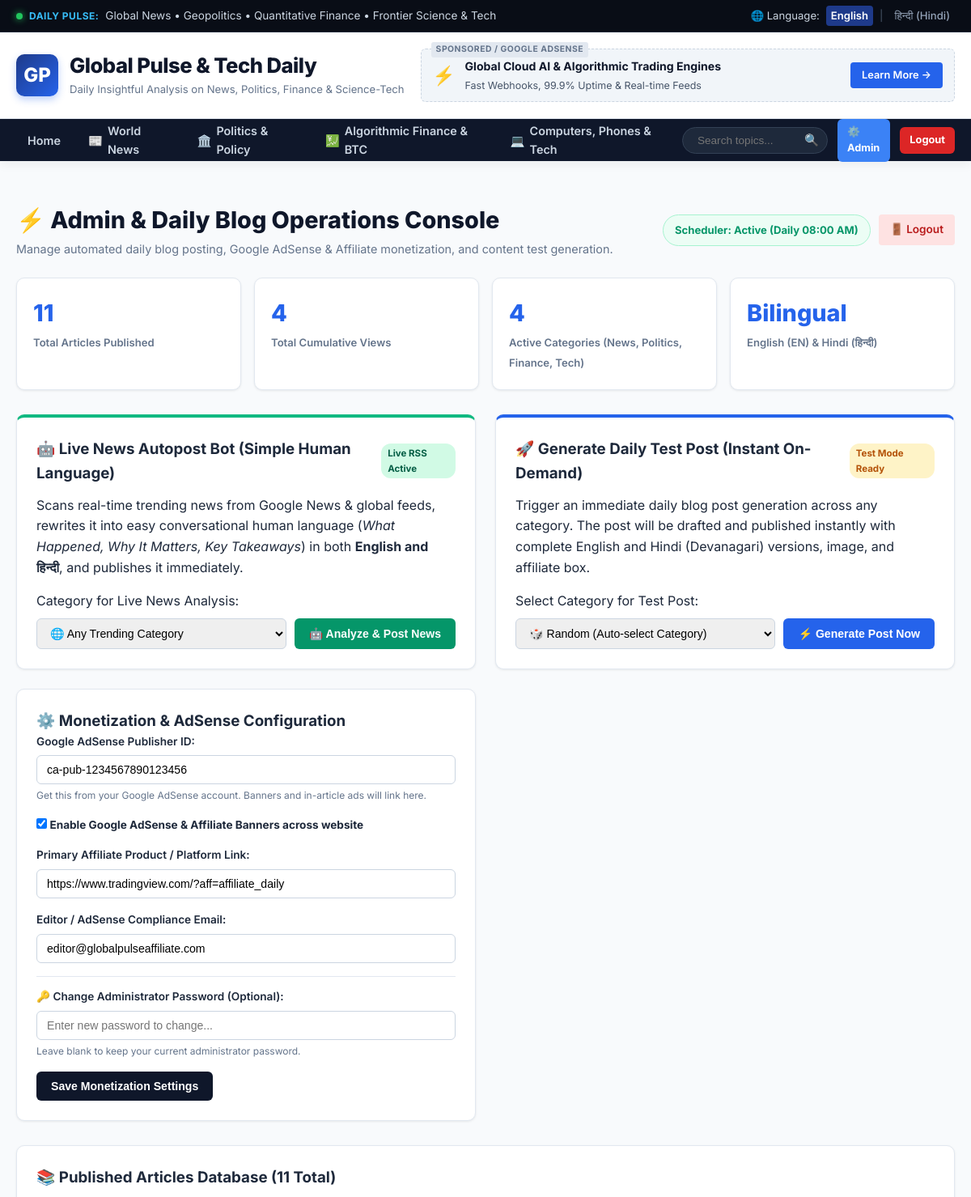
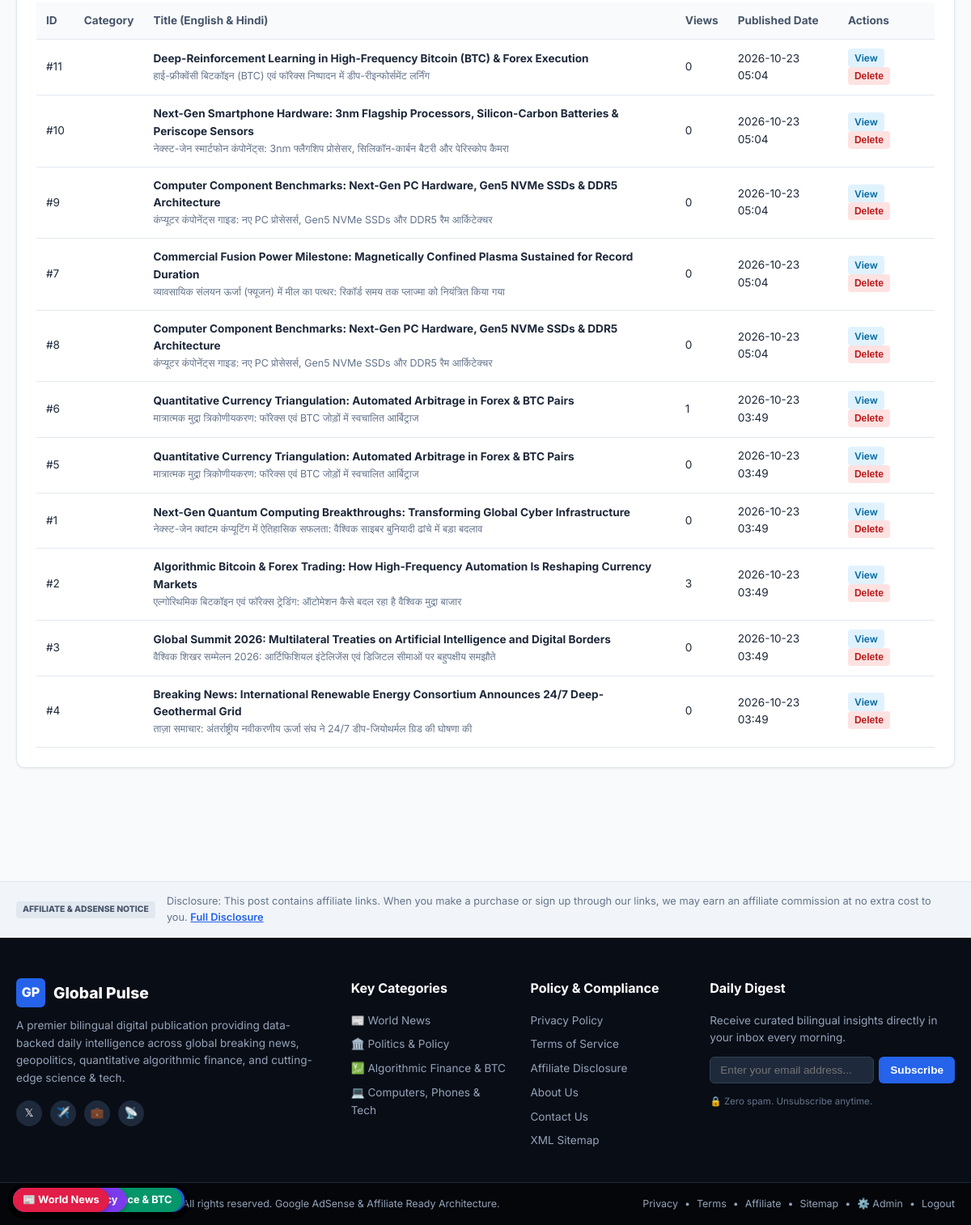
The app's page /admin (signed in), older data (2 pictures, top to bottom).
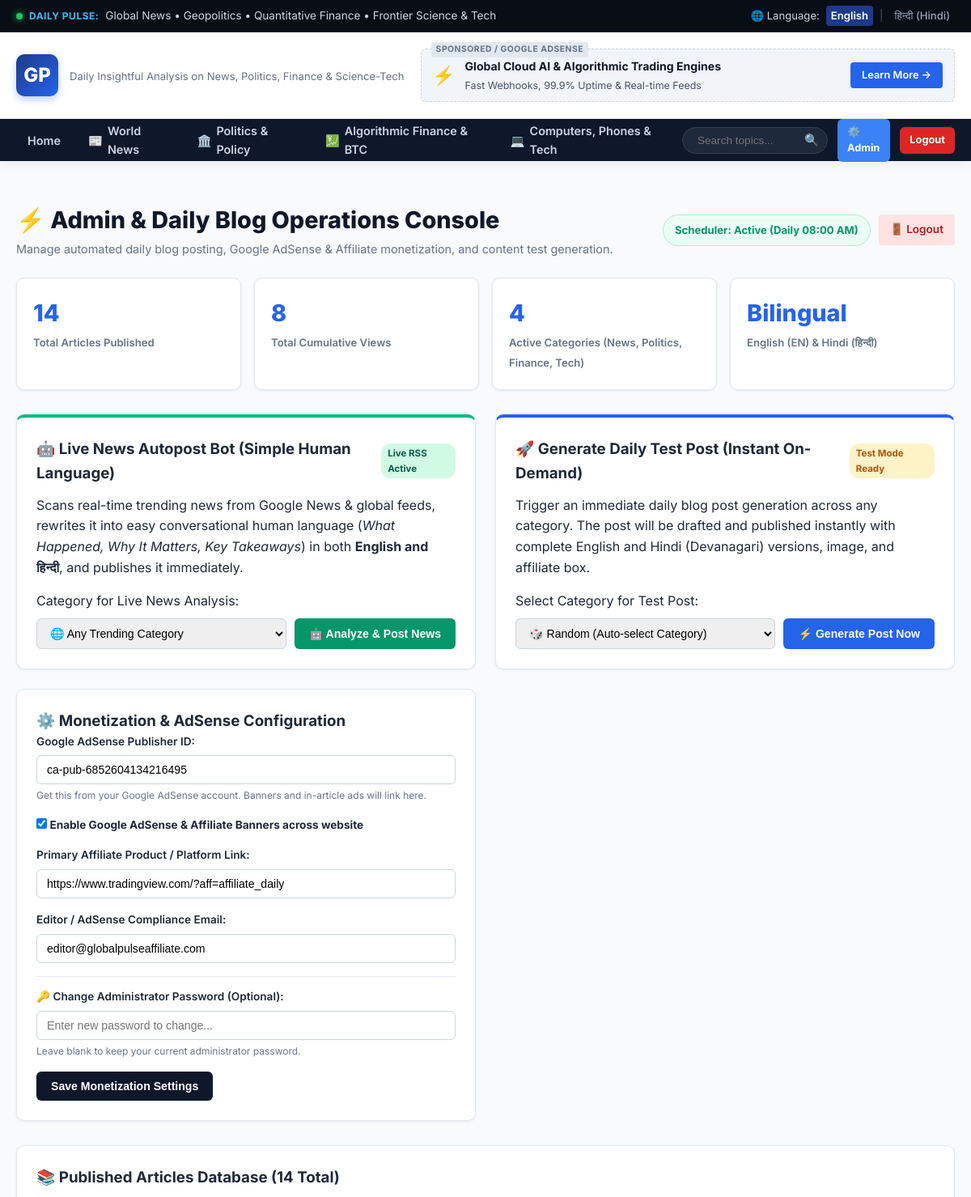
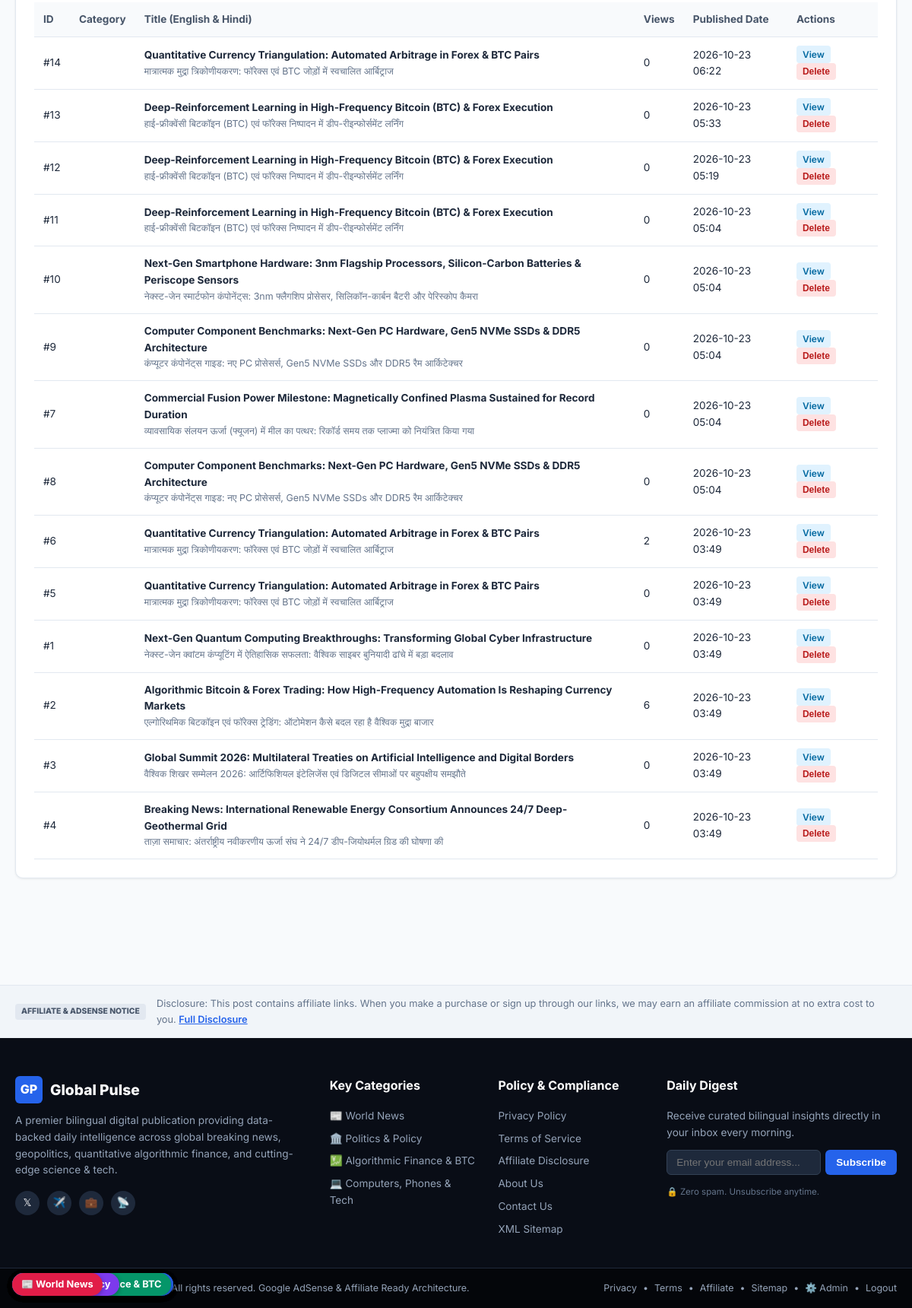
The same page, newer data (2 pictures, top to bottom).
### tables this page shows
CREATE TABLE settings (
            key TEXT PRIMARY KEY,
            value TEXT
        );

CREATE TABLE posts (
            id INTEGER PRIMARY KEY AUTOINCREMENT,
            title_en TEXT NOT NULL,
            title_hi TEXT NOT NULL,
            slug TEXT UNIQUE NOT NULL,
            category TEXT NOT NULL,
            excerpt_en TEXT,
            excerpt_hi TEXT,
            content_en TEXT NOT NULL,
            content_hi TEXT NOT NULL,
            image_url TEXT,
            views INTEGER DEFAULT 0,
            affiliate_box_title TEXT,
            affiliate_box_desc TEXT,
            affiliate_box_url TEXT,
            affiliate_box_btn TEXT,
            created_at TIMESTAMP DEFAULT CURRENT_TIMESTAMP
        );

### app.py (the view, shortened to what this page needs)
@app.route('/admin', methods=['GET', 'POST'])
@login_required
def admin():
    conn = get_db()
    cursor = conn.cursor()
    cursor.execute("SELECT * FROM posts ORDER BY created_at DESC")
    posts = cursor.fetchall()
    cursor.execute("SELECT COUNT(*) as total_posts, SUM(views) as total_views FROM posts")
    stats = cursor.fetchone()
    conn.close()
    settings = get_settings()
    return render_template('admin.html', posts=posts, stats=stats, settings=settings)

### app.py (called while the page is built)
@app.context_processor
def inject_globals():
    lang = request.args.get('lang') or request.cookies.get('site_lang', 'en')
    settings = get_settings()
    return dict(
        lang=lang,
        settings=settings,
        categories=CATEGORY_META,
        current_year=datetime.now().year,
        is_admin=session.get('is_admin', False)
    )

def login_required(f):
    @wraps(f)
    def decorated_function(*args, **kwargs):
        if not session.get('is_admin'):
            return redirect(url_for('admin_login', next=request.url))
        return f(*args, **kwargs)
    return decorated_function

### database.py (called while the page is built)
def get_db():
    conn = sqlite3.connect(DB_PATH)
    conn.row_factory = sqlite3.Row
    return conn

def get_settings():
    conn = get_db()
    cursor = conn.cursor()
    cursor.execute("SELECT key, value FROM settings")
    rows = cursor.fetchall()
    conn.close()
    return {row['key']: row['value'] for row in rows}

### templates/admin.html (shortened to what the changed rows need)
{% extends "base.html" %}
{% block content %}
<div class="container admin-container">
    <div class="admin-header-row">
        <div>
            <h1 class="admin-title">⚡ Admin & Daily Blog Operations Console</h1>
        </div>
    </div>
    <div class="stats-grid">
        <div class="stat-card">
            <span class="stat-num">{{ stats.total_posts or 0 }}</span>
            <span class="stat-label">Total Articles Published</span>
        </div>
        <div class="stat-card">
            <span class="stat-num">{{ stats.total_views or 0 }}</span>
            <span class="stat-label">Total Cumulative Views</span>
        </div>
    </div>
    <div class="admin-grid-two-col">
        <div class="admin-card">
            <form action="{{ url_for('admin') }}" method="POST" class="settings-form">
                <div class="form-group">
                    <label for="adsense_client_id">Google AdSense Publisher ID:</label>
                    <input type="text" id="adsense_client_id" name="adsense_client_id" class="form-input" value="{{ settings.adsense_client_id }}" placeholder="ca-pub-1234567890123456">
                    <small>Get this from your Google AdSense account. Banners and in-article ads will link here.</small>
                </div>
            </form>
        </div>
    </div>
    <div class="admin-card full-width-card">
        <div class="card-title-row">
            <h3>📚 Published Articles Database ({{ posts|length }} Total)</h3>
        </div>
        <div class="table-responsive">
            <table class="admin-table">
                <thead>
                    <tr>
                        <th>ID</th>
                        <th>Category</th>
                        <th>Title (English & Hindi)</th>
                        <th>Views</th>
                        <th>Published Date</th>
                        <th>Actions</th>
                    </tr>
                </thead>
                <tbody>
                    {% for p in posts %}
                    <tr>
                        <td>#{{ p.id }}</td>
                        <td>
                            <span class="card-badge {{ categories[p.category].badge_class }}">
                                {{ categories[p.category].icon }} {{ categories[p.category].name_en }}
                            </span>
                        </td>
                        <td>
                            <div class="table-titles">
                                <strong><a href="{{ url_for('post_detail', slug=p.slug) }}" target="_blank">{{ p.title_en }}</a></strong>
                                <span class="hindi-sub">{{ p.title_hi }}</span>
                            </div>
                        </td>
                        <td>{{ p.views }}</td>
                        <td>{{ p.created_at[:16] }}</td>
                        <td class="action-cell">
                            <a href="{{ url_for('post_detail', slug=p.slug) }}" target="_blank" class="table-btn view-btn">View</a>
                            <form action="{{ url_for('delete_post', post_id=p.id) }}" method="POST" onsubmit="return confirm('Delete this post?');" style="display:inline;">
                                <button type="submit" class="table-btn delete-btn">Delete</button>
                            </form>
                        </td>
                    </tr>
                    {% endfor %}
                </tbody>
            </table>
        </div>
    </div>
</div>
{% endblock %}

### templates/base.html (shortened to what the changed rows need)
<!DOCTYPE html>
<html lang="{{ lang }}">
<head>
    <link rel="stylesheet" href="{{ url_for('static', filename='css/style.css') }}">
</head>
<body class="lang-{{ lang }}">
    <div class="header-main-area">
        <div class="container header-layout">
            <div class="site-branding">
                <a href="{{ url_for('home') }}" class="logo-link">
                    <div class="logo-text">
                        <h1 class="site-title">
                            {% if lang == 'hi' %}{{ settings.site_title_hi }}{% else %}{{ settings.site_title_en }}{% endif %}
                        </h1>
                        <p class="site-tagline">
                            {% if lang == 'hi' %}{{ settings.site_tagline_hi }}{% else %}{{ settings.site_tagline_en }}{% endif %}
                        </p>
                    </div>
                </a>
            </div>
        </div>
    </div>
    <nav class="main-navbar">
        <div class="container nav-container">
            <ul class="nav-links">
                {% for slug, cat in categories.items() %}
                <li>
                    <a href="{{ url_for('category_view', cat_slug=slug) }}" class="nav-item {% if cat_slug == slug %}active{% endif %}">
                        <span class="cat-icon">{{ cat.icon }}</span>
                        {% if lang == 'hi' %}{{ cat.name_hi }}{% else %}{{ cat.name_en }}{% endif %}
                    </a>
                </li>
                {% endfor %}
            </ul>
        </div>
    </nav>
    <main class="site-main">
        {% block content %}{% endblock %}
    </main>
    <footer class="site-footer">
        <div class="container footer-grid">
            <div class="footer-col">
                <ul class="footer-list">
                    {% for slug, cat in categories.items() %}
                    <li>
                        <a href="{{ url_for('category_view', cat_slug=slug) }}">
                            {{ cat.icon }} {% if lang == 'hi' %}{{ cat.name_hi }}{% else %}{{ cat.name_en }}{% endif %}
                        </a>
                    </li>
                    {% endfor %}
                </ul>
            </div>
        </div>
    </footer>
</body>
</html>

Row changes from the older to the newer data that the page shows:
no longer on this page (row edited): settings: site_title_en "Global Pulse & Tech Daily"
changed settings: adsense_client_id "ca-pub-1234567890123456" → "ca-pub-6852604134216495"
added posts: id "14", title_en "Quantitative Currency Triangulation: Automated Arbitrage in Forex & BTC Pairs", title_hi "मात्रात्मक मुद्रा त्रिकोणीयकरण: फॉरेक्स एवं BTC जोड़ों में स्वचालित आर्बिट्राज", views "0", created_at "2026-10-23 06:22"
added posts: id "13", title_en "Deep-Reinforcement Learning in High-Frequency Bitcoin (BTC) & Forex Execution", title_hi "हाई-फ्रीक्वेंसी बिटकॉइन (BTC) एवं फॉरेक्स निष्पादन में डीप-रीइन्फोर्समेंट लर्निंग", views "0", created_at "2026-10-23 05:33"
added posts: id "12", title_en "Deep-Reinforcement Learning in High-Frequency Bitcoin (BTC) & Forex Execution", title_hi "हाई-फ्रीक्वेंसी बिटकॉइन (BTC) एवं फॉरेक्स निष्पादन में डीप-रीइन्फोर्समेंट लर्निंग", views "0", created_at "2026-10-23 05:19"
changed posts id 6: views "1" → "2"
changed posts "Algorithmic Finance & BTC": views "3" → "6"
Text that changed along with them:
{{ stats.total_posts or 0 }}: "11" → "14"
{{ stats.total_views or 0 }}: "4" → "8"
{{ posts|length }}: "11" → "14"
